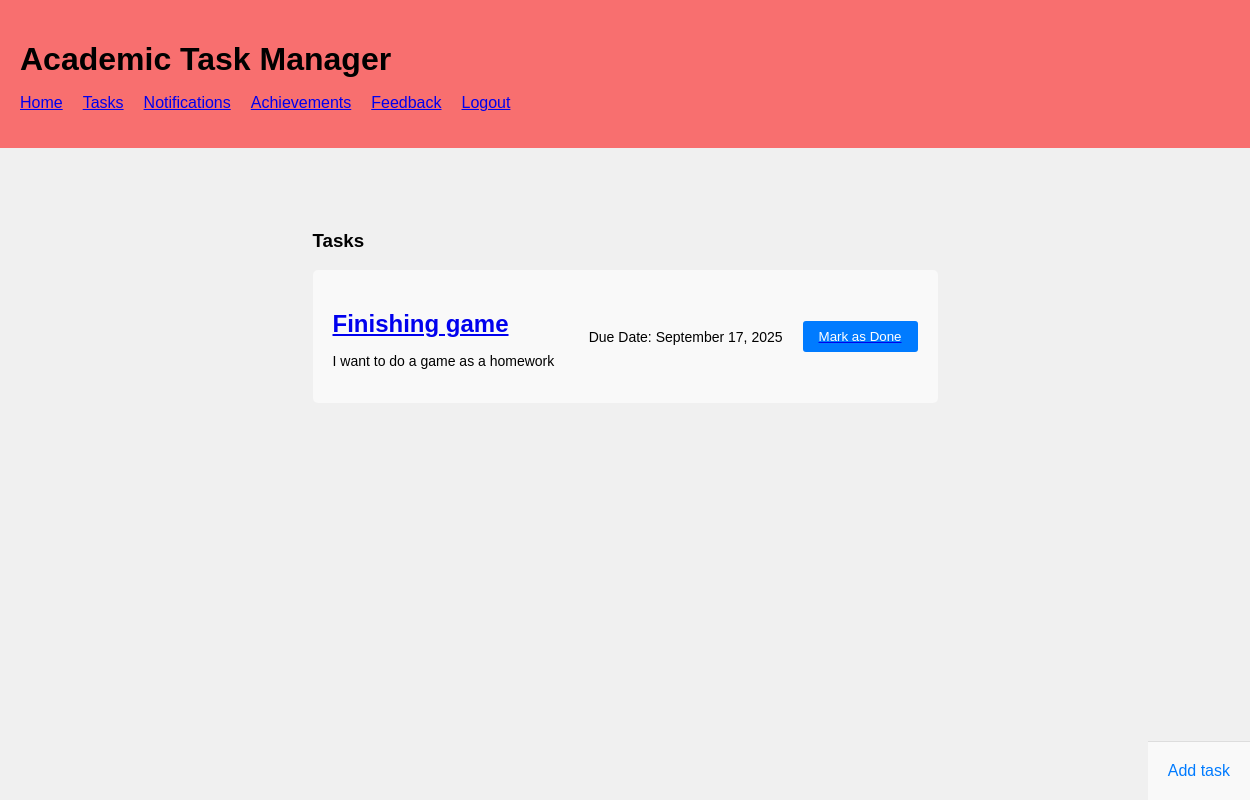
/tasks (signed in), run on an earlier commit of the app's database.
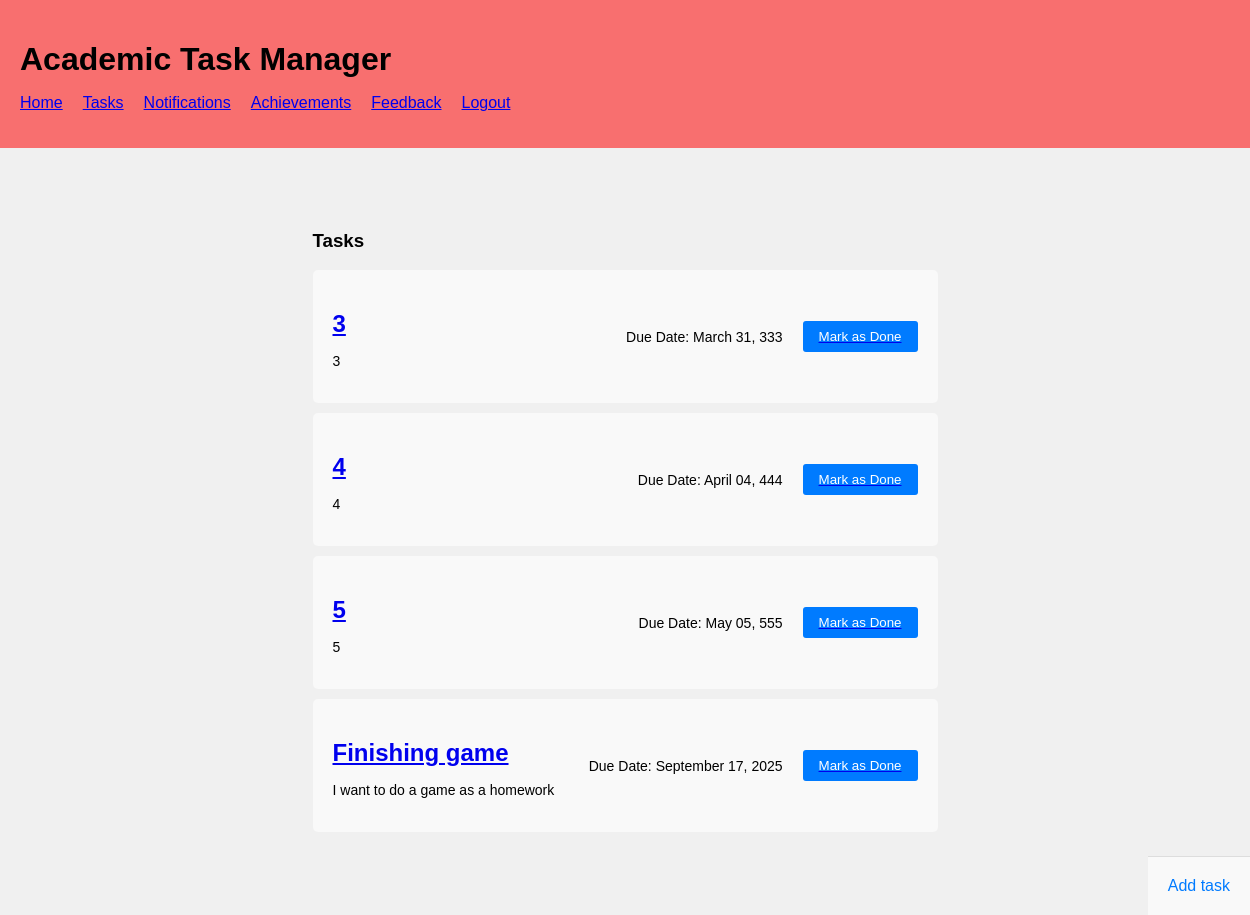
And on a later commit of the database.
### app.py (models this page shows, shortened)
class Todo(db.Model):
    id = db.Column(db.Integer, primary_key=True)
    task_name = db.Column(db.String(50), nullable=False)
    content = db.Column(db.String(200), nullable=False)
    date_created = db.Column(db.DateTime, default=datetime.utcnow)
    user_id = db.Column(db.Integer, nullable=False)

### app.py (the view)
@app.route('/tasks', methods=['POST', 'GET'])
@login_required
def index():
    if request.method == 'POST': # if it's an action caused by the submit field
        name = request.form['task-name']
        task_description = request.form['task-description']
        html_task_date = request.form['due-date']
        task_date = datetime.strptime(html_task_date, "%Y-%m-%d")
        new_task = Todo(task_name=name, content=task_description, date_created=task_date, user_id=current_user.id)
        try:
            db.session.add(new_task)
            db.session.commit()
            return redirect('/tasks')
        except:
            return 'There was an issue adding the task'
    else:
        tasks = Todo.query.filter_by(user_id=current_user.id).order_by(Todo.date_created).all()
        return render_template('Task.html', tasks=tasks) # Look automatically in templates/

### app.py (called while the page is built)
@login_manager.user_loader
def load_user(user_id):
    return User.query.get(int(user_id))

### templates/Task.html (shortened to what this page needs)
{% extends 'base.html' %}
{% block body %}
<section class="add-task-section">
    <h3>Tasks</h3>
    <div class="Tasks-main-content">
        {% if tasks|length < 1 %}
        <h4>There are no tasks.</h4>
        {% else %}
        <div class="task-list">
            {% for task in tasks %}
            <div class="task">
                <div class="task-info">
                    <h2><a href="/update/{{task.id}}">{{ task.task_name }}</a></h2>
                    <p>{{ task.content }}</p>
                </div>
                <div class="task-actions">
                    <p>Due Date: {{ task.date_created.strftime('%B %d, %Y') }}</p>
                    <a href="/delete/{{task.id}}"><button class="mark-done">Mark as Done</button></a>
                </div>
            </div>
                {% endfor %}
        </div>
        {% endif %}
    </div>
</section>
<div class="add-task-button">
    <a href="/addTask">Add task</a>
</div>
{% endblock %}

### templates/base.html (shortened to what this page needs)
<!DOCTYPE html>
<html lang="en">
<head>
    <link rel="stylesheet" href="{{ url_for('static', filename='css/main.css') }}">
</head>
<body>
    <div class="Update-container">
        <div class="horizontal-navigator">
            <h1>Academic Task Manager</h1>
            <nav>
                <ul>
                    {% if current_user.is_authenticated %}
                    <li><a href="/">Home</a></li>
                    <li><a href="/tasks">Tasks</a></li>
                    <li><a href="/notifications">Notifications</a></li>
                    <li><a href="/achievements">Achievements</a></li>
                    <li><a href="/feedback">Feedback</a></li>
                    <li><a href="/logout">Logout</a></li>
                    {% else %}
                    <li><a href="/">Home</a></li>
                    <li><a href="/login">Login</a></li>
                    <li><a href="/register">Register</a></li>
                    {% endif %}
                </ul>
            </nav>
        </div>
    {% block body %}{% endblock %}
</body>
</html>

### static/css/main.css (style rules this page uses)
body { font-family: sans-serif; }
body { font-family: Arial, sans-serif; margin: 0; padding: 0; height: 100vh; background-color: #f0f0f0; display: flex; justify-content: center; align-items: center; }
button { display: block; width: 100%; padding: 10px; background-color: #007bff; color: #fff; border: none; border-radius: 3px; cursor: pointer; transition: background-color 0.3s ease; }
p { margin-top: 15px; font-size: 14px; }
body { font-family: Arial, sans-serif; margin: 0; padding: 0; }
.task-list { list-style: none; padding: 0; }
.horizontal-navigator { background-color: #f86f6f; padding: 20px; width: 100%; margin-left: 0; margin-right: 0; }
.horizontal-navigator h1 { font-size: 32px; margin-bottom: 10px; }
.horizontal-navigator nav ul { list-style: none; padding: 0; display: flex; }
.horizontal-navigator nav ul li { margin-right: 20px; }
.horizontal-navigator nav ul li:last-child { margin-right: 0; }
.add-task-section { padding: 5%; margin-left: 20%; margin-right: 20%; }
button { padding: 10px 20px; background-color: #007bff; color: #fff; border: none; border-radius: 3px; cursor: pointer; transition: background-color 0.3s ease; }
.task-list { width: 100%; }
.task { display: flex; justify-content: space-between; align-items: center; padding: 20px; background-color: #f9f9f9; border-radius: 5px; margin-bottom: 10px; }
.task .task-info { flex: 1; }
.task h2 { font-size: 24px; margin-bottom: 5px; }
.task-actions { display: flex; align-items: center; }
.task-actions p { margin-right: 20px; }
.mark-done { padding: 8px 16px; background-color: #007bff; color: #fff; border: none; border-radius: 3px; cursor: pointer; transition: background-color 0.3s ease; }
.Update-container { display: block; flex-direction: column; height: 100vh; width: 100%; }
.task-actions { display: flex; justify-content: space-between; align-items: center; }
.task-actions button { padding: 8px 16px; border: none; border-radius: 3px; cursor: pointer; transition: background-color 0.3s ease; }
.task-list { margin-bottom: 20px; }
.add-task-button { position: absolute; bottom: 0; right: 0; padding: 20px; background-color: #f9f9f9; border-top: 1px solid #ddd; }
.add-task-button a { text-decoration: none; color: #007bff; }

What changed in the data, as far as the page shows it:
added Todo: task_name "3", content "3", date_created "March 31, 333"
added Todo: task_name "4", content "4", date_created "April 04, 444"
added Todo: task_name "5", content "5", date_created "May 05, 555"
